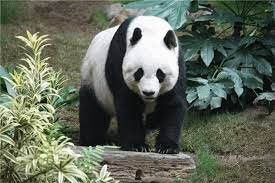
#> input picture notebooks/Image Representations/MCQI/sample.jpeg, 275 x 183 px
$ jupyter execute --allow-errors mcqi.ipynb
#> lines starting #> are read from the running program, lines starting #| are printed output that depends on the picture
# Multi-Channel Representation for Quantum Images - MCRQI

### <font color="brown">This image representation technique bases on FRQI. Image is encoded as follows:</font>

#### <font color="blue">Where :  Color information which carrying the information R,G,B and α channel defined as:</font>

#### <font color="blue">where:    are the vectors encoding the colors of the R, G, B and α respectively and      ⨂  is the tensor product notation  </font>

## <font color="red">Step 1: image generating

[cell 1]
from qiskit import *
import cv2
import numpy as np
import matplotlib.pyplot as plt
from qiskit.visualization import plot_histogram
import numpy as np
import math
from qiskit.circuit.library.standard_gates.ry import RYGate

# Load an image from file
image = cv2.imread('sample.jpeg')
#> image is the input picture: shape (183, 275, 3); mean B, G, R 90.1, 104.6, 97.2
# Check if the image was loaded successfully
if image is None:
    print('Error: Could not open or find the image.')
else:
    # Resize the image to 8x8 pixels (you may need to adjust the size as needed)
    image = cv2.resize(image, (8, 8))

    # Convert the image to the desired format (8x8x3 matrix)
    image_matrix = np.zeros((8, 8, 3), dtype=np.uint8)
    image_matrix[:, :, 0] = image[:, :, 2]  # Red channel
    image_matrix[:, :, 1] = image[:, :, 1]  # Green channel
    image_matrix[:, :, 2] = image[:, :, 0]  # Blue channel

    # Display the converted image
    plt.imshow(image_matrix)
    plt.title('Converted Image')
    plt.show()
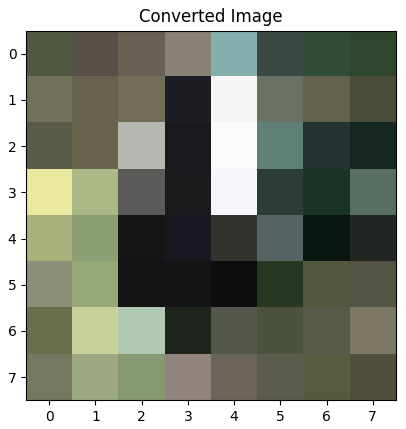
#> figure drawn by matplotlib, 1 panel

## <font color="red">Step 2: MCRQI Encoding

[cell 2]
def params(image):
    xqbits = math.log(image.shape[0],2)
#> xqbits = 3
    yqbits = math.log(image.shape[1],2)
#> yqbits = 3
    return int(xqbits), int(yqbits)

def rgb_circ(image):
    xqbit, yqbit = params(image)
#> xqbit = 3; yqbit = 3
    qr = QuantumRegister(xqbit + yqbit + 3) #3 stands for RGB qubits
    # color = qr[xqbit + yqbit:]
    # coordinate = qr[:xqbit + yqbit]
    cr = ClassicalRegister(xqbit + yqbit + 3, 'c')
    qc = QuantumCircuit(qr, cr)

    for k in range(int(np.floor((xqbit + yqbit)/2))):
        qc.swap(k,xqbit + yqbit - 1 - k)

    for i in range(xqbit + yqbit):
        qc.h(i)

    for layer_num, input_im in enumerate(image.T):
        input_im = input_im.flatten()
        input_im = np.interp(input_im, (0, 255), (0, np.pi/2))

        for i, pixel in enumerate(input_im):
            arr = list(range(xqbit + yqbit))
            arr.append(int(xqbit + yqbit + layer_num))
            cMry = RYGate(2*pixel).control(xqbit + yqbit)

            to_not = "{0:b}".format(i).zfill(xqbit + yqbit)
            for j, bit in enumerate(to_not):
                if int(bit):
                    qc.x(j)
            qc.barrier()
            qc.append(cMry, arr)

            if i!=len(input_im)-1 or layer_num!=2:
                for j, bit in enumerate(to_not):
                    if int(bit):
                        qc.x(j)
                qc.barrier()

    for k in range(int(np.floor((xqbit + yqbit)/2))):
        qc.swap(k, xqbit + yqbit - 1 - k)

    qc.swap(-1, -3)

    qc.barrier()
    for i in range(xqbit + yqbit + 3):
        qc.measure(i, i)

    return qc

# The Above code defines two functions:

   ## <font color="red"> 1. params(image) </font>

   ## <font color="red"> 2. rgb_circ(image)</font>


### params(image) function:

<font color="brown">
    <ul>
        <li> This function takes an input image as its parameter.</li>
        <li> It calculates the number of quantum bits (qubits) needed to represent the dimensions of the input
             image in a quantum circuit. </li>
        <li> The number of qubits needed for the width is determined by xqbits, and the number of qubits needed
             for the height is determined by yqbits.</li>
        <li> The function returns a tuple of integers (xqbits, yqbits) representing the number of qubits needed
             for the width and height, respectively.</li>
    </ul>
</font>

### rgb_circ(image) function:

<font color="brown">
    <ul>
       <li> This function takes an input image and constructs a quantum circuit to process it.</li>
       <li> It calls the params(image) function to calculate the number of qubits needed for the image dimensions.</li>
       <li> It creates a QuantumRegister qr to hold the qubits needed for processing the image. The total number of qubits in this register is xqbit + yqbit + 3, where 3 stands for the RGB qubits.</li>
       <li> It also creates a ClassicalRegister cr to store the measurement results of the quantum circuit.</li>
       <li> The quantum circuit is initialized as qc.</li>
       <li> The function then performs various quantum operations on the circuit:
      <ul>
        <li>Swaps qubits in the first part of the register for some specific pattern.</li>
        <li>Applies Hadamard gates to the qubits in the register.
        <li>Iterates through the image pixel values, maps them to quantum rotations (RYGate),and applies                     controlled rotations based on the pixel values and qubit states.</li>
        <li>Swaps qubits again to undo the earlier swap operation.</li>
        <li>Finally, it applies a swap operation between the last and third-to-last qubits.</li>
      </ul>
        </li>
     <li>After the quantum operations, the function adds measurement operations to measure all qubits.</li>
     <li>The constructed quantum circuit qc is returned.</li>
   </ul>
</font>

[cell 3]
from qiskit.visualization import circuit_drawer

#> (the rest of this cell did not finish here and is left out)

## <font color="red">Step 3: Circuit Execution

[cell 4]
# [7 lines left out: function run_qc, not called in this run]
#> (the rest of this cell did not finish here and is left out)

#> (a cell that did not finish here is left out)

## <font color="red"> Step 4: Measurments Interpretation

[cell 6]
# [35 lines left out: function reconstruct_rgb, not called in this run]

### <font color="blue">The reconstruct_rgb function:

The reconstruct_rgb function takes measurement counts obtained from a quantum circuit and uses them to reconstruct an RGB image. The reconstruction process appears to involve some non-trivial calculations based on the counts of 0s and 1s for each pixel in each color channel. The reconstructed image is stored and returned as a NumPy array.

#> (a cell that did not finish here is left out)

[cell 8]
image = np.zeros((2,2,3))
image[:,:,0] = np.array(
           [255, 10,
            250,   0]).reshape(2,2)

image[:,:,1] = np.array(
           [0, 100,
            150, 255]).reshape(2,2)

image[:,:,2] = np.array(
           [255, 200,
            10,   0]).reshape(2,2)

plt.imshow(image.reshape(2,2,3))
plt.title('Classical image')
plt.show()
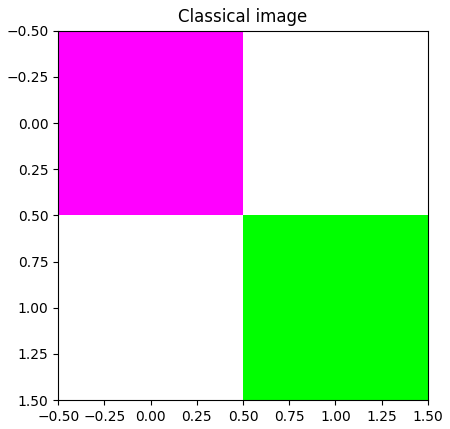
#> figure drawn by matplotlib, 1 panel
